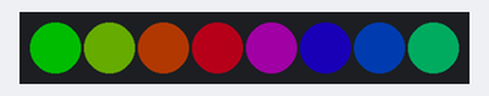
This program was run on a simulated Raspberry Pi Pico running CircuitPython. Parts: 8 RGB LEDs in strip order, left to right. Dim RGB values are drawn brighter than linear.

Above: at 0.15 s.
At 2.0 s:
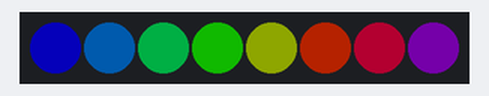
At 3.85 s:
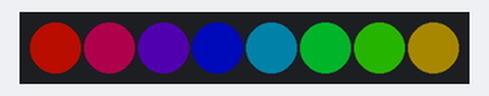
At 9.71 s:
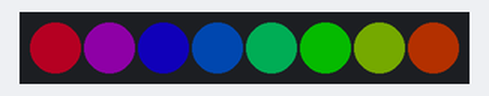
At 14.95 s:
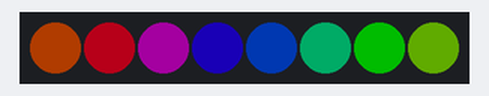
At 20.19 s:
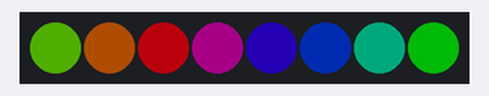
Timing chart, 0 to 40.0 s (numbered marks = the images above):
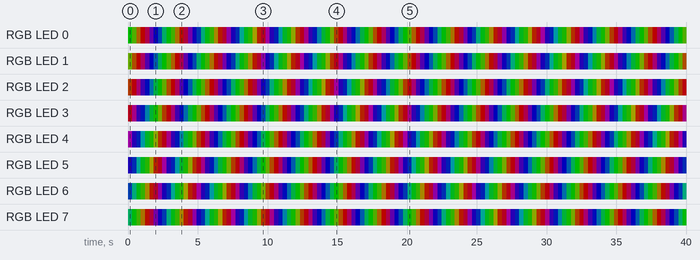

Measured:
- by itself, RGB LED 0: off → RGB(0, 76, 0) at 0.00 s, → RGB(24, 52, 0) 0.31 s later, → RGB(49, 27, 0) 0.31 s later, → RGB(74, 1, 0) 0.31 s later, … (130 changes in this stretch)
- by itself, RGB LED 3: off → RGB(66, 0, 9) at 0.00 s, → RGB(42, 0, 34) 0.31 s later, → RGB(17, 0, 59) 0.31 s later, → RGB(0, 8, 68) 0.31 s later, … (130 changes in this stretch)
- by itself, everything shown: repeats every 19.7 s, in 64 steps

The program:

use_led_strip.py
```python
import time
import board
import neopixel

# --- CONFIG ---
NUM_LEDS = 8
PIN = board.GP0     # <-- change to your data pin

pixels = neopixel.NeoPixel(PIN, NUM_LEDS, brightness=0.3, auto_write=False)

# Convert wheel position (0-255) to RGB
def wheel(pos):
    if pos < 85:
        return (pos * 3, 255 - pos * 3, 0)
    elif pos < 170:
        pos -= 85
        return (255 - pos * 3, 0, pos * 3)
    else:
        pos -= 170
        return (0, pos * 3, 255 - pos * 3)

# Main moving rainbow
offset = 0
while True:
    for i in range(NUM_LEDS):
        pixel_index = (i * 256 // NUM_LEDS) + offset
        pixels[i] = wheel(pixel_index & 255)
    pixels.show()
    offset = (offset + 1) % 256
    time.sleep(0.01)   # lower = smoother
```
